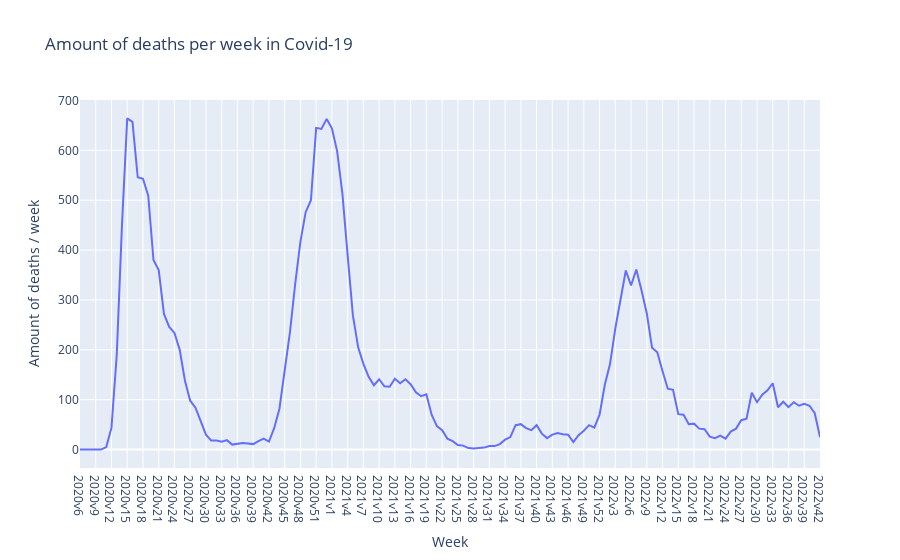

The cell this chart's notebook holds for it:
### Markdown cell above
# Using plotply express

* c) Draw a line graph that shows Amount of deaths / week from 2020v6-now
* d) Draw a line graph that shows Amount of cases / week from 2020v6-now
* e) Draw a line graph of Amount of deaths / week and Amount of cases / week in the same window from 2020v6-now
* f) Draw a linegraph of Cumulative amount of cases from 2020v6-now

### Code cell
fig = px.line(covid19, x="Week", y="Amount of deaths / week", title="Amount of deaths per week in Covid-19")
fig.show()

#TODO: Add in visualiseringar

### Figure 1 — Plotly figure (JSON) as saved in the notebook; plotly's stock layout.template omitted (floating-point values rounded to 4 significant figures; data arrays with more than 128 entries replaced by an {"elided": "..."} marker saying what was removed)
{"data": [{"hovertemplate": "Week=%{x}<br>Amount of deaths / week=%{y}<extra></extra>", "legendgroup": "", "line": {"color": "#636efa", "dash": "solid"}, "marker": {"symbol": "circle"}, "mode": "lines", "name": "", "orientation": "v", "showlegend": false, "type": "scatter", "x": {"elided": "142 str values"}, "xaxis": "x", "y": {"elided": "142 int values"}, "yaxis": "y"}], "layout": {"legend": {"tracegroupgap": 0}, "title": {"text": "Amount of deaths per week in Covid-19"}, "xaxis": {"anchor": "y", "domain": [0, 1], "title": {"text": "Week"}}, "yaxis": {"anchor": "x", "domain": [0, 1], "title": {"text": "Amount of deaths / week"}}}}
